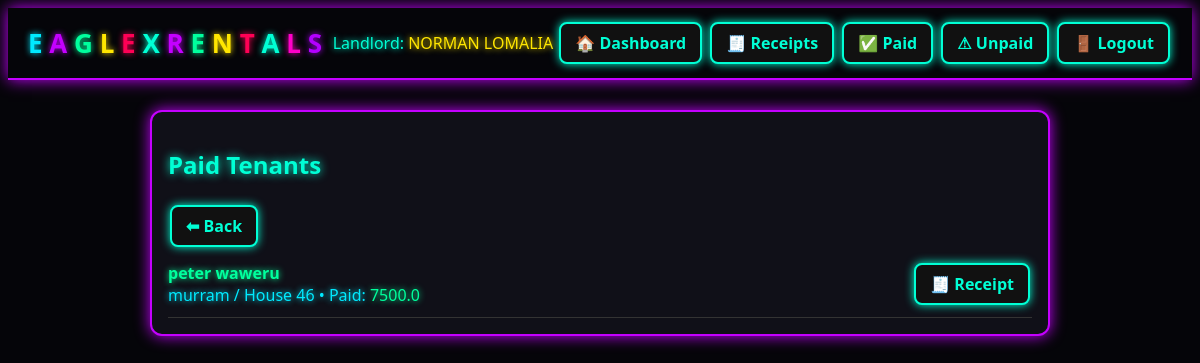
Before: /tenants/paid (signed in) with the older database file.
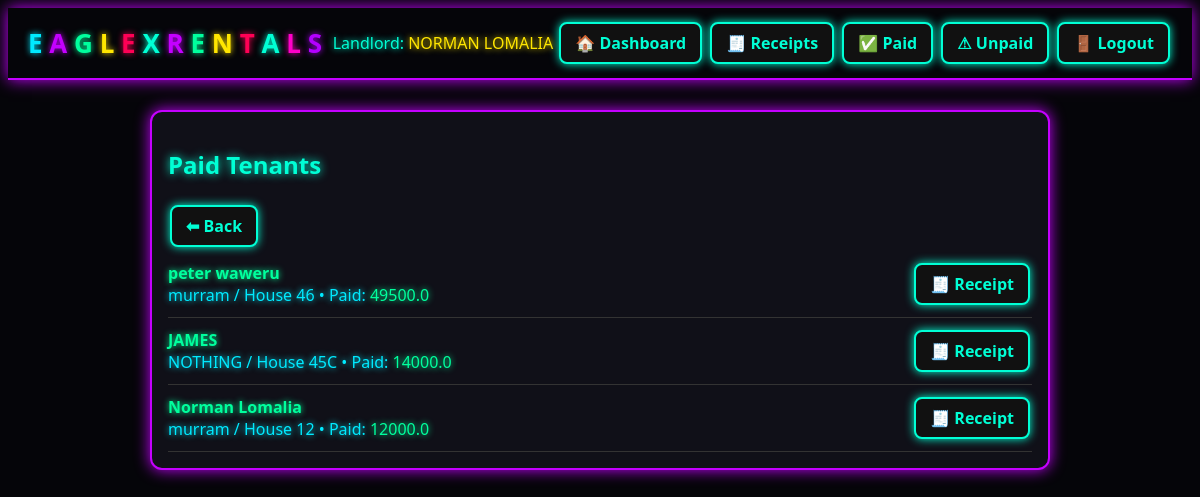
After: the same page with the newer database file.
### app.py (models this page shows, shortened)
class Tenant(db.Model):
    id = db.Column(db.Integer, primary_key=True)
    name = db.Column(db.String(150), nullable=False)
    phone = db.Column(db.String(50))
    id_number = db.Column(db.String(100))
    email = db.Column(db.String(120))
    amount_paid = db.Column(db.Float, default=0.0)
    paid = db.Column(db.Boolean, default=False)
    receipt_created_at = db.Column(db.DateTime, default=datetime.utcnow)
    unit_id = db.Column(db.Integer, db.ForeignKey('unit.id'))
    created_at = db.Column(db.DateTime, default=datetime.utcnow)

class Building(db.Model):
    id = db.Column(db.Integer, primary_key=True)
    name = db.Column(db.String(150), nullable=False)
    landlord_id = db.Column(db.Integer, db.ForeignKey('landlord.id'), nullable=False)
    units = db.relationship('Unit', backref='building', cascade='all, delete-orphan')

class Unit(db.Model):
    id = db.Column(db.Integer, primary_key=True)
    number = db.Column(db.String(50), nullable=False)
    rent_amount = db.Column(db.Float, default=0.0)
    building_id = db.Column(db.Integer, db.ForeignKey('building.id'), nullable=False)
    tenant = db.relationship('Tenant', uselist=False, backref='unit')

### app.py (the view)
@app.route('/tenants/paid')
@login_required
def paid_tenants():
    tenants = Tenant.query.join(Unit).join(Building).filter(
        Building.landlord_id == current_user.id,
        Tenant.paid == True
    ).all()
    return render_template('paid_tenants.html', tenants=tenants)

### app.py (called while the page is built)
@login_manager.user_loader
def load_user(user_id):
    return Landlord.query.get(int(user_id))

    @property
    def full_name(self):
        return f"{self.first_name} {self.last_name}"

### templates/paid_tenants.html
{% extends "base.html" %}
{% block content %}
<div class="card">
  <h2 class="neon-heading-cyan">Paid Tenants</h2>
  <a class="btn" href="{{ url_for('dashboard') }}">⬅ Back</a>
  {% if tenants %}
    <ul class="receipt-list">
      {% for t in tenants %}
        <li class="receipt-item">
          <div class="receipt-info">
            <span class="receipt-name neon-green">{{ t.name }}</span>
            <span class="neon-blue">
              {{ t.unit.building.name }} / House {{ t.unit.number }} •
              Paid: <span class="neon-green">{{ t.amount_paid }}</span>
            </span>
          </div>
          <a class="btn" href="{{ url_for('receipt', tid=t.id) }}" target="_blank">🧾 Receipt</a>
        </li>
      {% endfor %}
    </ul>
  {% else %}
    <p class="neon-yellow">No paid tenants yet.</p>
  {% endif %}
</div>
{% endblock %}

Changed rows visible on the page:
changed Tenant "peter waweru": amount_paid "7500.0" → "49500.0"
added Tenant: name "JAMES", unit.building.name "NOTHING", unit.number "45C", amount_paid "14000.0"
added Tenant: name "Norman Lomalia", unit.building.name "murram", unit.number "12", amount_paid "12000.0"
